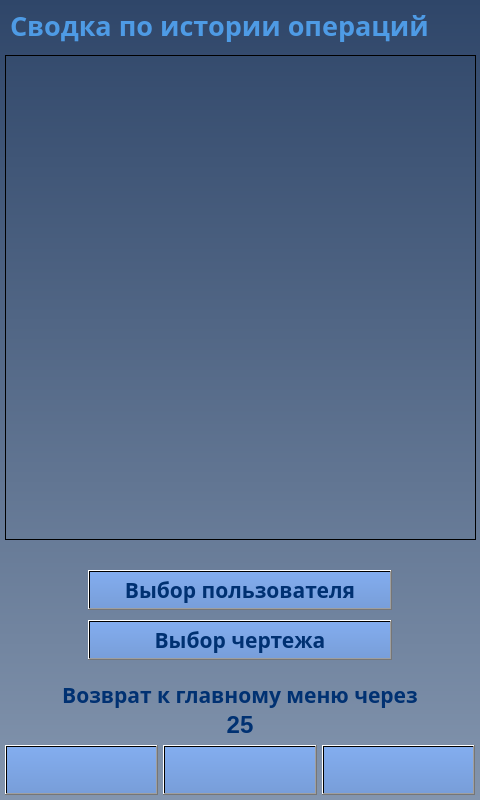
<?xml version="1.0" encoding="UTF-8"?>
<ui version="4.0">
 <class>screen_21_summary</class>
 <widget class="QWidget" name="screen_21_summary">
  <property name="geometry">
   <rect>
    <x>0</x>
    <y>0</y>
    <width>480</width>
    <height>800</height>
   </rect>
  </property>
  <property name="windowTitle">
   <string>screen_21_summary</string>
  </property>
  <property name="styleSheet">
   <string notr="true">background-color: qlineargradient(spread:pad, x1:0.5, y1:0, x2:0.5, y2:1, stop:0 rgba(47, 70, 105, 255), stop:1 rgba(131, 149, 174, 255));</string>
  </property>
  <widget class="QPushButton" name="btn_up">
   <property name="enabled">
    <bool>true</bool>
   </property>
   <property name="geometry">
    <rect>
     <x>5</x>
     <y>745</y>
     <width>153</width>
     <height>50</height>
    </rect>
   </property>
   <property name="minimumSize">
    <size>
     <width>0</width>
     <height>0</height>
    </size>
   </property>
   <property name="font">
    <font>
     <family>Arial Black</family>
     <pointsize>16</pointsize>
     <weight>75</weight>
     <bold>true</bold>
    </font>
   </property>
   <property name="styleSheet">
    <string notr="true">background-color: qlineargradient(spread:pad, x1:0.5, y1:0, x2:0.5, y2:1, stop:0 rgba(131, 173, 239, 255), stop:1 rgba(120, 158, 217, 255));
color: rgb(0, 49, 114);</string>
   </property>
   <property name="text">
    <string/>
   </property>
   <property name="icon">
    <iconset>
     <normaloff>img/btn_ico_up.png</normaloff>img/btn_ico_up.png</iconset>
   </property>
   <property name="iconSize">
    <size>
     <width>51</width>
     <height>51</height>
    </size>
   </property>
  </widget>
  <widget class="QPushButton" name="btn_back">
   <property name="enabled">
    <bool>true</bool>
   </property>
   <property name="geometry">
    <rect>
     <x>163</x>
     <y>745</y>
     <width>154</width>
     <height>50</height>
    </rect>
   </property>
   <property name="minimumSize">
    <size>
     <width>0</width>
     <height>0</height>
    </size>
   </property>
   <property name="font">
    <font>
     <family>Arial Black</family>
     <pointsize>16</pointsize>
     <weight>75</weight>
     <bold>true</bold>
    </font>
   </property>
   <property name="styleSheet">
    <string notr="true">background-color: qlineargradient(spread:pad, x1:0.5, y1:0, x2:0.5, y2:1, stop:0 rgba(131, 173, 239, 255), stop:1 rgba(120, 158, 217, 255));
color: rgb(0, 49, 114);</string>
   </property>
   <property name="text">
    <string/>
   </property>
   <property name="icon">
    <iconset>
     <normaloff>img/btn_ico_back.png</normaloff>img/btn_ico_back.png</iconset>
   </property>
   <property name="iconSize">
    <size>
     <width>51</width>
     <height>51</height>
    </size>
   </property>
  </widget>
  <widget class="QLabel" name="lbl_info_1">
   <property name="enabled">
    <bool>true</bool>
   </property>
   <property name="geometry">
    <rect>
     <x>10</x>
     <y>5</y>
     <width>451</width>
     <height>40</height>
    </rect>
   </property>
   <property name="font">
    <font>
     <family>Arial Black</family>
     <pointsize>20</pointsize>
     <weight>75</weight>
     <bold>true</bold>
    </font>
   </property>
   <property name="layoutDirection">
    <enum>Qt::LeftToRight</enum>
   </property>
   <property name="styleSheet">
    <string notr="true">color: rgb(78, 155, 229);
background-color: qlineargradient(spread:pad, x1:0, y1:0, x2:1, y2:0, stop:0 rgba(0, 0, 0, 0), stop:1 rgba(255, 255, 255, 0));</string>
   </property>
   <property name="text">
    <string>Сводка по истории операций</string>
   </property>
  </widget>
  <widget class="QListWidget" name="listWidget">
   <property name="enabled">
    <bool>true</bool>
   </property>
   <property name="geometry">
    <rect>
     <x>5</x>
     <y>55</y>
     <width>471</width>
     <height>485</height>
    </rect>
   </property>
   <property name="whatsThis">
    <string>&lt;html&gt;&lt;head/&gt;&lt;body&gt;&lt;p&gt;&lt;br/&gt;&lt;/p&gt;&lt;/body&gt;&lt;/html&gt;</string>
   </property>
   <property name="styleSheet">
    <string notr="true">background-color: qlineargradient(spread:pad, x1:0, y1:0, x2:1, y2:0, stop:0 rgba(0, 0, 0, 0), stop:1 rgba(255, 255, 255, 0));</string>
   </property>
  </widget>
  <widget class="QLabel" name="lbl_timeout_back">
   <property name="geometry">
    <rect>
     <x>50</x>
     <y>710</y>
     <width>380</width>
     <height>30</height>
    </rect>
   </property>
   <property name="palette">
    <palette>
     <active>
      <colorrole role="WindowText">
       <brush brushstyle="SolidPattern">
        <color alpha="255">
         <red>0</red>
         <green>49</green>
         <blue>114</blue>
        </color>
       </brush>
      </colorrole>
      <colorrole role="Button">
       <brush brushstyle="LinearGradientPattern">
        <gradient startx="0.000000000000000" starty="0.000000000000000" endx="1.000000000000000" endy="0.000000000000000" type="LinearGradient" spread="PadSpread" coordinatemode="ObjectBoundingMode">
         <gradientstop position="0.000000000000000">
          <color alpha="0">
           <red>0</red>
           <green>0</green>
           <blue>0</blue>
          </color>
         </gradientstop>
         <gradientstop position="1.000000000000000">
          <color alpha="0">
           <red>255</red>
           <green>255</green>
           <blue>255</blue>
          </color>
         </gradientstop>
        </gradient>
       </brush>
      </colorrole>
      <colorrole role="Text">
       <brush brushstyle="SolidPattern">
        <color alpha="255">
         <red>0</red>
         <green>49</green>
         <blue>114</blue>
        </color>
       </brush>
      </colorrole>
      <colorrole role="ButtonText">
       <brush brushstyle="SolidPattern">
        <color alpha="255">
         <red>0</red>
         <green>49</green>
         <blue>114</blue>
        </color>
       </brush>
      </colorrole>
      <colorrole role="Base">
       <brush brushstyle="LinearGradientPattern">
        <gradient startx="0.000000000000000" starty="0.000000000000000" endx="1.000000000000000" endy="0.000000000000000" type="LinearGradient" spread="PadSpread" coordinatemode="ObjectBoundingMode">
         <gradientstop position="0.000000000000000">
          <color alpha="0">
           <red>0</red>
           <green>0</green>
           <blue>0</blue>
          </color>
         </gradientstop>
         <gradientstop position="1.000000000000000">
          <color alpha="0">
           <red>255</red>
           <green>255</green>
           <blue>255</blue>
          </color>
         </gradientstop>
        </gradient>
       </brush>
      </colorrole>
      <colorrole role="Window">
       <brush brushstyle="LinearGradientPattern">
        <gradient startx="0.000000000000000" starty="0.000000000000000" endx="1.000000000000000" endy="0.000000000000000" type="LinearGradient" spread="PadSpread" coordinatemode="ObjectBoundingMode">
         <gradientstop position="0.000000000000000">
          <color alpha="0">
           <red>0</red>
           <green>0</green>
           <blue>0</blue>
          </color>
         </gradientstop>
         <gradientstop position="1.000000000000000">
          <color alpha="0">
           <red>255</red>
           <green>255</green>
           <blue>255</blue>
          </color>
         </gradientstop>
        </gradient>
       </brush>
      </colorrole>
      <colorrole role="PlaceholderText">
       <brush brushstyle="NoBrush">
        <color alpha="128">
         <red>0</red>
         <green>49</green>
         <blue>114</blue>
        </color>
       </brush>
      </colorrole>
     </active>
     <inactive>
      <colorrole role="WindowText">
       <brush brushstyle="SolidPattern">
        <color alpha="255">
         <red>0</red>
         <green>49</green>
         <blue>114</blue>
        </color>
       </brush>
      </colorrole>
      <colorrole role="Button">
       <brush brushstyle="LinearGradientPattern">
        <gradient startx="0.000000000000000" starty="0.000000000000000" endx="1.000000000000000" endy="0.000000000000000" type="LinearGradient" spread="PadSpread" coordinatemode="ObjectBoundingMode">
         <gradientstop position="0.000000000000000">
          <color alpha="0">
           <red>0</red>
           <green>0</green>
           <blue>0</blue>
          </color>
         </gradientstop>
         <gradientstop position="1.000000000000000">
          <color alpha="0">
           <red>255</red>
           <green>255</green>
           <blue>255</blue>
          </color>
         </gradientstop>
        </gradient>
       </brush>
      </colorrole>
      <colorrole role="Text">
       <brush brushstyle="SolidPattern">
        <color alpha="255">
         <red>0</red>
         <green>49</green>
         <blue>114</blue>
        </color>
       </brush>
      </colorrole>
      <colorrole role="ButtonText">
       <brush brushstyle="SolidPattern">
        <color alpha="255">
         <red>0</red>
         <green>49</green>
         <blue>114</blue>
        </color>
       </brush>
      </colorrole>
      <colorrole role="Base">
       <brush brushstyle="LinearGradientPattern">
        <gradient startx="0.000000000000000" starty="0.000000000000000" endx="1.000000000000000" endy="0.000000000000000" type="LinearGradient" spread="PadSpread" coordinatemode="ObjectBoundingMode">
         <gradientstop position="0.000000000000000">
          <color alpha="0">
           <red>0</red>
           <green>0</green>
           <blue>0</blue>
          </color>
         </gradientstop>
         <gradientstop position="1.000000000000000">
          <color alpha="0">
           <red>255</red>
           <green>255</green>
           <blue>255</blue>
          </color>
         </gradientstop>
        </gradient>
       </brush>
      </colorrole>
      <colorrole role="Window">
       <brush brushstyle="LinearGradientPattern">
        <gradient startx="0.000000000000000" starty="0.000000000000000" endx="1.000000000000000" endy="0.000000000000000" type="LinearGradient" spread="PadSpread" coordinatemode="ObjectBoundingMode">
         <gradientstop position="0.000000000000000">
          <color alpha="0">
           <red>0</red>
           <green>0</green>
           <blue>0</blue>
          </color>
         </gradientstop>
         <gradientstop position="1.000000000000000">
          <color alpha="0">
           <red>255</red>
           <green>255</green>
           <blue>255</blue>
          </color>
         </gradientstop>
        </gradient>
       </brush>
      </colorrole>
      <colorrole role="PlaceholderText">
       <brush brushstyle="NoBrush">
        <color alpha="128">
         <red>0</red>
         <green>49</green>
         <blue>114</blue>
        </color>
       </brush>
      </colorrole>
     </inactive>
     <disabled>
      <colorrole role="WindowText">
       <brush brushstyle="SolidPattern">
        <color alpha="255">
         <red>0</red>
         <green>49</green>
         <blue>114</blue>
        </color>
       </brush>
      </colorrole>
      <colorrole role="Button">
       <brush brushstyle="LinearGradientPattern">
        <gradient startx="0.000000000000000" starty="0.000000000000000" endx="1.000000000000000" endy="0.000000000000000" type="LinearGradient" spread="PadSpread" coordinatemode="ObjectBoundingMode">
         <gradientstop position="0.000000000000000">
          <color alpha="0">
           <red>0</red>
           <green>0</green>
           <blue>0</blue>
          </color>
         </gradientstop>
         <gradientstop position="1.000000000000000">
          <color alpha="0">
           <red>255</red>
           <green>255</green>
           <blue>255</blue>
          </color>
         </gradientstop>
        </gradient>
       </brush>
      </colorrole>
      <colorrole role="Text">
       <brush brushstyle="SolidPattern">
        <color alpha="255">
         <red>0</red>
         <green>49</green>
         <blue>114</blue>
        </color>
       </brush>
      </colorrole>
      <colorrole role="ButtonText">
       <brush brushstyle="SolidPattern">
        <color alpha="255">
         <red>0</red>
         <green>49</green>
         <blue>114</blue>
        </color>
       </brush>
      </colorrole>
      <colorrole role="Base">
       <brush brushstyle="LinearGradientPattern">
        <gradient startx="0.000000000000000" starty="0.000000000000000" endx="1.000000000000000" endy="0.000000000000000" type="LinearGradient" spread="PadSpread" coordinatemode="ObjectBoundingMode">
         <gradientstop position="0.000000000000000">
          <color alpha="0">
           <red>0</red>
           <green>0</green>
           <blue>0</blue>
          </color>
         </gradientstop>
         <gradientstop position="1.000000000000000">
          <color alpha="0">
           <red>255</red>
           <green>255</green>
           <blue>255</blue>
          </color>
         </gradientstop>
        </gradient>
       </brush>
      </colorrole>
      <colorrole role="Window">
       <brush brushstyle="LinearGradientPattern">
        <gradient startx="0.000000000000000" starty="0.000000000000000" endx="1.000000000000000" endy="0.000000000000000" type="LinearGradient" spread="PadSpread" coordinatemode="ObjectBoundingMode">
         <gradientstop position="0.000000000000000">
          <color alpha="0">
           <red>0</red>
           <green>0</green>
           <blue>0</blue>
          </color>
         </gradientstop>
         <gradientstop position="1.000000000000000">
          <color alpha="0">
           <red>255</red>
           <green>255</green>
           <blue>255</blue>
          </color>
         </gradientstop>
        </gradient>
       </brush>
      </colorrole>
      <colorrole role="PlaceholderText">
       <brush brushstyle="NoBrush">
        <color alpha="128">
         <red>0</red>
         <green>49</green>
         <blue>114</blue>
        </color>
       </brush>
      </colorrole>
     </disabled>
    </palette>
   </property>
   <property name="font">
    <font>
     <pointsize>18</pointsize>
     <weight>75</weight>
     <bold>true</bold>
    </font>
   </property>
   <property name="styleSheet">
    <string notr="true">color: rgb(0, 49, 114);
background-color: qlineargradient(spread:pad, x1:0, y1:0, x2:1, y2:0, stop:0 rgba(0, 0, 0, 0), stop:1 rgba(255, 255, 255, 0));</string>
   </property>
   <property name="text">
    <string>25</string>
   </property>
   <property name="alignment">
    <set>Qt::AlignCenter</set>
   </property>
  </widget>
  <widget class="QLabel" name="lbl_info_2">
   <property name="geometry">
    <rect>
     <x>50</x>
     <y>680</y>
     <width>380</width>
     <height>30</height>
    </rect>
   </property>
   <property name="palette">
    <palette>
     <active>
      <colorrole role="WindowText">
       <brush brushstyle="SolidPattern">
        <color alpha="255">
         <red>0</red>
         <green>49</green>
         <blue>114</blue>
        </color>
       </brush>
      </colorrole>
      <colorrole role="Button">
       <brush brushstyle="LinearGradientPattern">
        <gradient startx="0.000000000000000" starty="0.000000000000000" endx="1.000000000000000" endy="0.000000000000000" type="LinearGradient" spread="PadSpread" coordinatemode="ObjectBoundingMode">
         <gradientstop position="0.000000000000000">
          <color alpha="0">
           <red>0</red>
           <green>0</green>
           <blue>0</blue>
          </color>
         </gradientstop>
         <gradientstop position="1.000000000000000">
          <color alpha="0">
           <red>255</red>
           <green>255</green>
           <blue>255</blue>
          </color>
         </gradientstop>
        </gradient>
       </brush>
      </colorrole>
      <colorrole role="Text">
       <brush brushstyle="SolidPattern">
        <color alpha="255">
         <red>0</red>
         <green>49</green>
         <blue>114</blue>
        </color>
       </brush>
      </colorrole>
      <colorrole role="ButtonText">
       <brush brushstyle="SolidPattern">
        <color alpha="255">
         <red>0</red>
         <green>49</green>
         <blue>114</blue>
        </color>
       </brush>
      </colorrole>
      <colorrole role="Base">
       <brush brushstyle="LinearGradientPattern">
        <gradient startx="0.000000000000000" starty="0.000000000000000" endx="1.000000000000000" endy="0.000000000000000" type="LinearGradient" spread="PadSpread" coordinatemode="ObjectBoundingMode">
         <gradientstop position="0.000000000000000">
          <color alpha="0">
           <red>0</red>
           <green>0</green>
           <blue>0</blue>
          </color>
         </gradientstop>
         <gradientstop position="1.000000000000000">
          <color alpha="0">
           <red>255</red>
           <green>255</green>
           <blue>255</blue>
          </color>
         </gradientstop>
        </gradient>
       </brush>
      </colorrole>
      <colorrole role="Window">
       <brush brushstyle="LinearGradientPattern">
        <gradient startx="0.000000000000000" starty="0.000000000000000" endx="1.000000000000000" endy="0.000000000000000" type="LinearGradient" spread="PadSpread" coordinatemode="ObjectBoundingMode">
         <gradientstop position="0.000000000000000">
          <color alpha="0">
           <red>0</red>
           <green>0</green>
           <blue>0</blue>
          </color>
         </gradientstop>
         <gradientstop position="1.000000000000000">
          <color alpha="0">
           <red>255</red>
           <green>255</green>
           <blue>255</blue>
          </color>
         </gradientstop>
        </gradient>
       </brush>
      </colorrole>
      <colorrole role="PlaceholderText">
       <brush brushstyle="NoBrush">
        <color alpha="128">
         <red>0</red>
         <green>49</green>
         <blue>114</blue>
        </color>
       </brush>
      </colorrole>
     </active>
     <inactive>
      <colorrole role="WindowText">
       <brush brushstyle="SolidPattern">
        <color alpha="255">
         <red>0</red>
         <green>49</green>
         <blue>114</blue>
        </color>
       </brush>
      </colorrole>
      <colorrole role="Button">
       <brush brushstyle="LinearGradientPattern">
        <gradient startx="0.000000000000000" starty="0.000000000000000" endx="1.000000000000000" endy="0.000000000000000" type="LinearGradient" spread="PadSpread" coordinatemode="ObjectBoundingMode">
         <gradientstop position="0.000000000000000">
          <color alpha="0">
           <red>0</red>
           <green>0</green>
           <blue>0</blue>
          </color>
         </gradientstop>
         <gradientstop position="1.000000000000000">
          <color alpha="0">
           <red>255</red>
           <green>255</green>
           <blue>255</blue>
          </color>
         </gradientstop>
        </gradient>
       </brush>
      </colorrole>
      <colorrole role="Text">
       <brush brushstyle="SolidPattern">
        <color alpha="255">
         <red>0</red>
         <green>49</green>
         <blue>114</blue>
        </color>
       </brush>
      </colorrole>
      <colorrole role="ButtonText">
       <brush brushstyle="SolidPattern">
        <color alpha="255">
         <red>0</red>
         <green>49</green>
         <blue>114</blue>
        </color>
       </brush>
      </colorrole>
      <colorrole role="Base">
       <brush brushstyle="LinearGradientPattern">
        <gradient startx="0.000000000000000" starty="0.000000000000000" endx="1.000000000000000" endy="0.000000000000000" type="LinearGradient" spread="PadSpread" coordinatemode="ObjectBoundingMode">
         <gradientstop position="0.000000000000000">
          <color alpha="0">
           <red>0</red>
           <green>0</green>
           <blue>0</blue>
          </color>
         </gradientstop>
         <gradientstop position="1.000000000000000">
          <color alpha="0">
           <red>255</red>
           <green>255</green>
           <blue>255</blue>
          </color>
         </gradientstop>
        </gradient>
       </brush>
      </colorrole>
      <colorrole role="Window">
       <brush brushstyle="LinearGradientPattern">
        <gradient startx="0.000000000000000" starty="0.000000000000000" endx="1.000000000000000" endy="0.000000000000000" type="LinearGradient" spread="PadSpread" coordinatemode="ObjectBoundingMode">
         <gradientstop position="0.000000000000000">
          <color alpha="0">
           <red>0</red>
           <green>0</green>
           <blue>0</blue>
          </color>
         </gradientstop>
         <gradientstop position="1.000000000000000">
          <color alpha="0">
           <red>255</red>
           <green>255</green>
           <blue>255</blue>
          </color>
         </gradientstop>
        </gradient>
       </brush>
      </colorrole>
      <colorrole role="PlaceholderText">
       <brush brushstyle="NoBrush">
        <color alpha="128">
         <red>0</red>
         <green>49</green>
         <blue>114</blue>
        </color>
       </brush>
      </colorrole>
     </inactive>
     <disabled>
      <colorrole role="WindowText">
       <brush brushstyle="SolidPattern">
        <color alpha="255">
         <red>0</red>
         <green>49</green>
         <blue>114</blue>
        </color>
       </brush>
      </colorrole>
      <colorrole role="Button">
       <brush brushstyle="LinearGradientPattern">
        <gradient startx="0.000000000000000" starty="0.000000000000000" endx="1.000000000000000" endy="0.000000000000000" type="LinearGradient" spread="PadSpread" coordinatemode="ObjectBoundingMode">
         <gradientstop position="0.000000000000000">
          <color alpha="0">
           <red>0</red>
           <green>0</green>
           <blue>0</blue>
          </color>
         </gradientstop>
         <gradientstop position="1.000000000000000">
          <color alpha="0">
           <red>255</red>
           <green>255</green>
           <blue>255</blue>
          </color>
         </gradientstop>
        </gradient>
       </brush>
      </colorrole>
      <colorrole role="Text">
       <brush brushstyle="SolidPattern">
        <color alpha="255">
         <red>0</red>
         <green>49</green>
         <blue>114</blue>
        </color>
       </brush>
      </colorrole>
      <colorrole role="ButtonText">
       <brush brushstyle="SolidPattern">
        <color alpha="255">
         <red>0</red>
         <green>49</green>
         <blue>114</blue>
        </color>
       </brush>
      </colorrole>
      <colorrole role="Base">
       <brush brushstyle="LinearGradientPattern">
        <gradient startx="0.000000000000000" starty="0.000000000000000" endx="1.000000000000000" endy="0.000000000000000" type="LinearGradient" spread="PadSpread" coordinatemode="ObjectBoundingMode">
         <gradientstop position="0.000000000000000">
          <color alpha="0">
           <red>0</red>
           <green>0</green>
           <blue>0</blue>
          </color>
         </gradientstop>
         <gradientstop position="1.000000000000000">
          <color alpha="0">
           <red>255</red>
           <green>255</green>
           <blue>255</blue>
          </color>
         </gradientstop>
        </gradient>
       </brush>
      </colorrole>
      <colorrole role="Window">
       <brush brushstyle="LinearGradientPattern">
        <gradient startx="0.000000000000000" starty="0.000000000000000" endx="1.000000000000000" endy="0.000000000000000" type="LinearGradient" spread="PadSpread" coordinatemode="ObjectBoundingMode">
         <gradientstop position="0.000000000000000">
          <color alpha="0">
           <red>0</red>
           <green>0</green>
           <blue>0</blue>
          </color>
         </gradientstop>
         <gradientstop position="1.000000000000000">
          <color alpha="0">
           <red>255</red>
           <green>255</green>
           <blue>255</blue>
          </color>
         </gradientstop>
        </gradient>
       </brush>
      </colorrole>
      <colorrole role="PlaceholderText">
       <brush brushstyle="NoBrush">
        <color alpha="128">
         <red>0</red>
         <green>49</green>
         <blue>114</blue>
        </color>
       </brush>
      </colorrole>
     </disabled>
    </palette>
   </property>
   <property name="font">
    <font>
     <family>Dubai</family>
     <pointsize>16</pointsize>
     <weight>75</weight>
     <bold>true</bold>
    </font>
   </property>
   <property name="styleSheet">
    <string notr="true">color: rgb(0, 49, 114);
background-color: qlineargradient(spread:pad, x1:0, y1:0, x2:1, y2:0, stop:0 rgba(0, 0, 0, 0), stop:1 rgba(255, 255, 255, 0));</string>
   </property>
   <property name="text">
    <string>Возврат к главному меню через</string>
   </property>
   <property name="alignment">
    <set>Qt::AlignCenter</set>
   </property>
  </widget>
  <widget class="QPushButton" name="btn_select_plans">
   <property name="geometry">
    <rect>
     <x>88</x>
     <y>620</y>
     <width>304</width>
     <height>40</height>
    </rect>
   </property>
   <property name="palette">
    <palette>
     <active>
      <colorrole role="WindowText">
       <brush brushstyle="SolidPattern">
        <color alpha="255">
         <red>0</red>
         <green>49</green>
         <blue>114</blue>
        </color>
       </brush>
      </colorrole>
      <colorrole role="Button">
       <brush brushstyle="LinearGradientPattern">
        <gradient startx="0.500000000000000" starty="0.000000000000000" endx="0.500000000000000" endy="1.000000000000000" type="LinearGradient" spread="PadSpread" coordinatemode="ObjectBoundingMode">
         <gradientstop position="0.000000000000000">
          <color alpha="255">
           <red>131</red>
           <green>173</green>
           <blue>239</blue>
          </color>
         </gradientstop>
         <gradientstop position="1.000000000000000">
          <color alpha="255">
           <red>120</red>
           <green>158</green>
           <blue>217</blue>
          </color>
         </gradientstop>
        </gradient>
       </brush>
      </colorrole>
      <colorrole role="Text">
       <brush brushstyle="SolidPattern">
        <color alpha="255">
         <red>0</red>
         <green>49</green>
         <blue>114</blue>
        </color>
       </brush>
      </colorrole>
      <colorrole role="ButtonText">
       <brush brushstyle="SolidPattern">
        <color alpha="255">
         <red>0</red>
         <green>49</green>
         <blue>114</blue>
        </color>
       </brush>
      </colorrole>
      <colorrole role="Base">
       <brush brushstyle="LinearGradientPattern">
        <gradient startx="0.500000000000000" starty="0.000000000000000" endx="0.500000000000000" endy="1.000000000000000" type="LinearGradient" spread="PadSpread" coordinatemode="ObjectBoundingMode">
         <gradientstop position="0.000000000000000">
          <color alpha="255">
           <red>131</red>
           <green>173</green>
           <blue>239</blue>
          </color>
         </gradientstop>
         <gradientstop position="1.000000000000000">
          <color alpha="255">
           <red>120</red>
           <green>158</green>
           <blue>217</blue>
          </color>
         </gradientstop>
        </gradient>
       </brush>
      </colorrole>
      <colorrole role="Window">
       <brush brushstyle="LinearGradientPattern">
        <gradient startx="0.500000000000000" starty="0.000000000000000" endx="0.500000000000000" endy="1.000000000000000" type="LinearGradient" spread="PadSpread" coordinatemode="ObjectBoundingMode">
         <gradientstop position="0.000000000000000">
          <color alpha="255">
           <red>131</red>
           <green>173</green>
           <blue>239</blue>
          </color>
         </gradientstop>
         <gradientstop position="1.000000000000000">
          <color alpha="255">
           <red>120</red>
           <green>158</green>
           <blue>217</blue>
          </color>
         </gradientstop>
        </gradient>
       </brush>
      </colorrole>
      <colorrole role="PlaceholderText">
       <brush brushstyle="NoBrush">
        <color alpha="128">
         <red>0</red>
         <green>49</green>
         <blue>114</blue>
        </color>
       </brush>
      </colorrole>
     </active>
     <inactive>
      <colorrole role="WindowText">
       <brush brushstyle="SolidPattern">
        <color alpha="255">
         <red>0</red>
         <green>49</green>
         <blue>114</blue>
        </color>
       </brush>
      </colorrole>
      <colorrole role="Button">
       <brush brushstyle="LinearGradientPattern">
        <gradient startx="0.500000000000000" starty="0.000000000000000" endx="0.500000000000000" endy="1.000000000000000" type="LinearGradient" spread="PadSpread" coordinatemode="ObjectBoundingMode">
         <gradientstop position="0.000000000000000">
          <color alpha="255">
           <red>131</red>
           <green>173</green>
           <blue>239</blue>
          </color>
         </gradientstop>
         <gradientstop position="1.000000000000000">
          <color alpha="255">
           <red>120</red>
           <green>158</green>
           <blue>217</blue>
          </color>
         </gradientstop>
        </gradient>
       </brush>
      </colorrole>
      <colorrole role="Text">
       <brush brushstyle="SolidPattern">
        <color alpha="255">
         <red>0</red>
         <green>49</green>
         <blue>114</blue>
        </color>
       </brush>
      </colorrole>
      <colorrole role="ButtonText">
       <brush brushstyle="SolidPattern">
        <color alpha="255">
         <red>0</red>
         <green>49</green>
         <blue>114</blue>
        </color>
       </brush>
      </colorrole>
      <colorrole role="Base">
       <brush brushstyle="LinearGradientPattern">
        <gradient startx="0.500000000000000" starty="0.000000000000000" endx="0.500000000000000" endy="1.000000000000000" type="LinearGradient" spread="PadSpread" coordinatemode="ObjectBoundingMode">
         <gradientstop position="0.000000000000000">
          <color alpha="255">
           <red>131</red>
           <green>173</green>
           <blue>239</blue>
          </color>
         </gradientstop>
         <gradientstop position="1.000000000000000">
          <color alpha="255">
           <red>120</red>
           <green>158</green>
           <blue>217</blue>
          </color>
         </gradientstop>
        </gradient>
       </brush>
      </colorrole>
      <colorrole role="Window">
       <brush brushstyle="LinearGradientPattern">
        <gradient startx="0.500000000000000" starty="0.000000000000000" endx="0.500000000000000" endy="1.000000000000000" type="LinearGradient" spread="PadSpread" coordinatemode="ObjectBoundingMode">
         <gradientstop position="0.000000000000000">
          <color alpha="255">
           <red>131</red>
           <green>173</green>
           <blue>239</blue>
          </color>
         </gradientstop>
         <gradientstop position="1.000000000000000">
          <color alpha="255">
           <red>120</red>
           <green>158</green>
           <blue>217</blue>
          </color>
         </gradientstop>
        </gradient>
       </brush>
      </colorrole>
      <colorrole role="PlaceholderText">
       <brush brushstyle="NoBrush">
        <color alpha="128">
         <red>0</red>
         <green>49</green>
         <blue>114</blue>
        </color>
       </brush>
      </colorrole>
     </inactive>
     <disabled>
      <colorrole role="WindowText">
       <brush brushstyle="SolidPattern">
        <color alpha="255">
         <red>0</red>
         <green>49</green>
         <blue>114</blue>
        </color>
       </brush>
      </colorrole>
      <colorrole role="Button">
       <brush brushstyle="LinearGradientPattern">
        <gradient startx="0.500000000000000" starty="0.000000000000000" endx="0.500000000000000" endy="1.000000000000000" type="LinearGradient" spread="PadSpread" coordinatemode="ObjectBoundingMode">
         <gradientstop position="0.000000000000000">
          <color alpha="255">
           <red>131</red>
           <green>173</green>
           <blue>239</blue>
          </color>
         </gradientstop>
         <gradientstop position="1.000000000000000">
          <color alpha="255">
           <red>120</red>
           <green>158</green>
           <blue>217</blue>
          </color>
         </gradientstop>
        </gradient>
       </brush>
      </colorrole>
      <colorrole role="Text">
       <brush brushstyle="SolidPattern">
        <color alpha="255">
         <red>0</red>
         <green>49</green>
         <blue>114</blue>
        </color>
       </brush>
      </colorrole>
      <colorrole role="ButtonText">
       <brush brushstyle="SolidPattern">
        <color alpha="255">
         <red>0</red>
         <green>49</green>
         <blue>114</blue>
        </color>
       </brush>
      </colorrole>
      <colorrole role="Base">
       <brush brushstyle="LinearGradientPattern">
        <gradient startx="0.500000000000000" starty="0.000000000000000" endx="0.500000000000000" endy="1.000000000000000" type="LinearGradient" spread="PadSpread" coordinatemode="ObjectBoundingMode">
         <gradientstop position="0.000000000000000">
          <color alpha="255">
           <red>131</red>
           <green>173</green>
           <blue>239</blue>
          </color>
         </gradientstop>
         <gradientstop position="1.000000000000000">
          <color alpha="255">
           <red>120</red>
           <green>158</green>
           <blue>217</blue>
          </color>
         </gradientstop>
        </gradient>
       </brush>
      </colorrole>
      <colorrole role="Window">
       <brush brushstyle="LinearGradientPattern">
        <gradient startx="0.500000000000000" starty="0.000000000000000" endx="0.500000000000000" endy="1.000000000000000" type="LinearGradient" spread="PadSpread" coordinatemode="ObjectBoundingMode">
         <gradientstop position="0.000000000000000">
          <color alpha="255">
           <red>131</red>
           <green>173</green>
           <blue>239</blue>
          </color>
         </gradientstop>
         <gradientstop position="1.000000000000000">
          <color alpha="255">
           <red>120</red>
           <green>158</green>
           <blue>217</blue>
          </color>
         </gradientstop>
        </gradient>
       </brush>
      </colorrole>
      <colorrole role="PlaceholderText">
       <brush brushstyle="NoBrush">
        <color alpha="128">
         <red>0</red>
         <green>49</green>
         <blue>114</blue>
        </color>
       </brush>
      </colorrole>
     </disabled>
    </palette>
   </property>
   <property name="font">
    <font>
     <family>Arial Black</family>
     <pointsize>16</pointsize>
     <weight>75</weight>
     <bold>true</bold>
    </font>
   </property>
   <property name="contextMenuPolicy">
    <enum>Qt::DefaultContextMenu</enum>
   </property>
   <property name="layoutDirection">
    <enum>Qt::LeftToRight</enum>
   </property>
   <property name="styleSheet">
    <string notr="true">background-color: qlineargradient(spread:pad, x1:0.5, y1:0, x2:0.5, y2:1, stop:0 rgba(131, 173, 239, 255), stop:1 rgba(120, 158, 217, 255));
color: rgb(0, 49, 114);</string>
   </property>
   <property name="text">
    <string>Выбор чертежа</string>
   </property>
  </widget>
  <widget class="QPushButton" name="btn_down">
   <property name="enabled">
    <bool>true</bool>
   </property>
   <property name="geometry">
    <rect>
     <x>322</x>
     <y>745</y>
     <width>153</width>
     <height>50</height>
    </rect>
   </property>
   <property name="minimumSize">
    <size>
     <width>0</width>
     <height>0</height>
    </size>
   </property>
   <property name="font">
    <font>
     <family>Arial Black</family>
     <pointsize>16</pointsize>
     <weight>75</weight>
     <bold>true</bold>
    </font>
   </property>
   <property name="styleSheet">
    <string notr="true">background-color: qlineargradient(spread:pad, x1:0.5, y1:0, x2:0.5, y2:1, stop:0 rgba(131, 173, 239, 255), stop:1 rgba(120, 158, 217, 255));
color: rgb(0, 49, 114);</string>
   </property>
   <property name="text">
    <string/>
   </property>
   <property name="icon">
    <iconset>
     <normaloff>img/btn_ico_down.png</normaloff>img/btn_ico_down.png</iconset>
   </property>
   <property name="iconSize">
    <size>
     <width>51</width>
     <height>51</height>
    </size>
   </property>
  </widget>
  <widget class="QPushButton" name="btn_select_users">
   <property name="geometry">
    <rect>
     <x>88</x>
     <y>570</y>
     <width>304</width>
     <height>40</height>
    </rect>
   </property>
   <property name="palette">
    <palette>
     <active>
      <colorrole role="WindowText">
       <brush brushstyle="SolidPattern">
        <color alpha="255">
         <red>0</red>
         <green>49</green>
         <blue>114</blue>
        </color>
       </brush>
      </colorrole>
      <colorrole role="Button">
       <brush brushstyle="LinearGradientPattern">
        <gradient startx="0.500000000000000" starty="0.000000000000000" endx="0.500000000000000" endy="1.000000000000000" type="LinearGradient" spread="PadSpread" coordinatemode="ObjectBoundingMode">
         <gradientstop position="0.000000000000000">
          <color alpha="255">
           <red>131</red>
           <green>173</green>
           <blue>239</blue>
          </color>
         </gradientstop>
         <gradientstop position="1.000000000000000">
          <color alpha="255">
           <red>120</red>
           <green>158</green>
           <blue>217</blue>
          </color>
         </gradientstop>
        </gradient>
       </brush>
      </colorrole>
      <colorrole role="Text">
       <brush brushstyle="SolidPattern">
        <color alpha="255">
         <red>0</red>
         <green>49</green>
         <blue>114</blue>
        </color>
       </brush>
      </colorrole>
      <colorrole role="ButtonText">
       <brush brushstyle="SolidPattern">
        <color alpha="255">
         <red>0</red>
         <green>49</green>
         <blue>114</blue>
        </color>
       </brush>
      </colorrole>
      <colorrole role="Base">
       <brush brushstyle="LinearGradientPattern">
        <gradient startx="0.500000000000000" starty="0.000000000000000" endx="0.500000000000000" endy="1.000000000000000" type="LinearGradient" spread="PadSpread" coordinatemode="ObjectBoundingMode">
         <gradientstop position="0.000000000000000">
          <color alpha="255">
           <red>131</red>
           <green>173</green>
           <blue>239</blue>
          </color>
         </gradientstop>
         <gradientstop position="1.000000000000000">
          <color alpha="255">
           <red>120</red>
           <green>158</green>
           <blue>217</blue>
          </color>
         </gradientstop>
        </gradient>
       </brush>
      </colorrole>
      <colorrole role="Window">
       <brush brushstyle="LinearGradientPattern">
        <gradient startx="0.500000000000000" starty="0.000000000000000" endx="0.500000000000000" endy="1.000000000000000" type="LinearGradient" spread="PadSpread" coordinatemode="ObjectBoundingMode">
         <gradientstop position="0.000000000000000">
          <color alpha="255">
           <red>131</red>
           <green>173</green>
           <blue>239</blue>
          </color>
         </gradientstop>
         <gradientstop position="1.000000000000000">
          <color alpha="255">
           <red>120</red>
           <green>158</green>
           <blue>217</blue>
          </color>
         </gradientstop>
        </gradient>
       </brush>
      </colorrole>
      <colorrole role="PlaceholderText">
       <brush brushstyle="NoBrush">
        <color alpha="128">
         <red>0</red>
         <green>49</green>
         <blue>114</blue>
        </color>
       </brush>
      </colorrole>
     </active>
     <inactive>
      <colorrole role="WindowText">
       <brush brushstyle="SolidPattern">
        <color alpha="255">
         <red>0</red>
         <green>49</green>
         <blue>114</blue>
        </color>
       </brush>
      </colorrole>
      <colorrole role="Button">
       <brush brushstyle="LinearGradientPattern">
        <gradient startx="0.500000000000000" starty="0.000000000000000" endx="0.500000000000000" endy="1.000000000000000" type="LinearGradient" spread="PadSpread" coordinatemode="ObjectBoundingMode">
         <gradientstop position="0.000000000000000">
          <color alpha="255">
           <red>131</red>
           <green>173</green>
           <blue>239</blue>
          </color>
         </gradientstop>
         <gradientstop position="1.000000000000000">
          <color alpha="255">
           <red>120</red>
           <green>158</green>
           <blue>217</blue>
          </color>
         </gradientstop>
        </gradient>
       </brush>
      </colorrole>
      <colorrole role="Text">
       <brush brushstyle="SolidPattern">
        <color alpha="255">
         <red>0</red>
         <green>49</green>
         <blue>114</blue>
        </color>
       </brush>
      </colorrole>
      <colorrole role="ButtonText">
       <brush brushstyle="SolidPattern">
        <color alpha="255">
         <red>0</red>
         <green>49</green>
         <blue>114</blue>
        </color>
       </brush>
      </colorrole>
      <colorrole role="Base">
       <brush brushstyle="LinearGradientPattern">
        <gradient startx="0.500000000000000" starty="0.000000000000000" endx="0.500000000000000" endy="1.000000000000000" type="LinearGradient" spread="PadSpread" coordinatemode="ObjectBoundingMode">
         <gradientstop position="0.000000000000000">
          <color alpha="255">
           <red>131</red>
           <green>173</green>
           <blue>239</blue>
          </color>
         </gradientstop>
         <gradientstop position="1.000000000000000">
          <color alpha="255">
           <red>120</red>
           <green>158</green>
           <blue>217</blue>
          </color>
         </gradientstop>
        </gradient>
       </brush>
      </colorrole>
      <colorrole role="Window">
       <brush brushstyle="LinearGradientPattern">
        <gradient startx="0.500000000000000" starty="0.000000000000000" endx="0.500000000000000" endy="1.000000000000000" type="LinearGradient" spread="PadSpread" coordinatemode="ObjectBoundingMode">
         <gradientstop position="0.000000000000000">
          <color alpha="255">
           <red>131</red>
           <green>173</green>
           <blue>239</blue>
          </color>
         </gradientstop>
         <gradientstop position="1.000000000000000">
          <color alpha="255">
           <red>120</red>
           <green>158</green>
           <blue>217</blue>
          </color>
         </gradientstop>
        </gradient>
       </brush>
      </colorrole>
      <colorrole role="PlaceholderText">
       <brush brushstyle="NoBrush">
        <color alpha="128">
         <red>0</red>
         <green>49</green>
         <blue>114</blue>
        </color>
       </brush>
      </colorrole>
     </inactive>
     <disabled>
      <colorrole role="WindowText">
       <brush brushstyle="SolidPattern">
        <color alpha="255">
         <red>0</red>
         <green>49</green>
         <blue>114</blue>
        </color>
       </brush>
      </colorrole>
      <colorrole role="Button">
       <brush brushstyle="LinearGradientPattern">
        <gradient startx="0.500000000000000" starty="0.000000000000000" endx="0.500000000000000" endy="1.000000000000000" type="LinearGradient" spread="PadSpread" coordinatemode="ObjectBoundingMode">
         <gradientstop position="0.000000000000000">
          <color alpha="255">
           <red>131</red>
           <green>173</green>
           <blue>239</blue>
          </color>
         </gradientstop>
         <gradientstop position="1.000000000000000">
          <color alpha="255">
           <red>120</red>
           <green>158</green>
           <blue>217</blue>
          </color>
         </gradientstop>
        </gradient>
       </brush>
      </colorrole>
      <colorrole role="Text">
       <brush brushstyle="SolidPattern">
        <color alpha="255">
         <red>0</red>
         <green>49</green>
         <blue>114</blue>
        </color>
       </brush>
      </colorrole>
      <colorrole role="ButtonText">
       <brush brushstyle="SolidPattern">
        <color alpha="255">
         <red>0</red>
         <green>49</green>
         <blue>114</blue>
        </color>
       </brush>
      </colorrole>
      <colorrole role="Base">
       <brush brushstyle="LinearGradientPattern">
        <gradient startx="0.500000000000000" starty="0.000000000000000" endx="0.500000000000000" endy="1.000000000000000" type="LinearGradient" spread="PadSpread" coordinatemode="ObjectBoundingMode">
         <gradientstop position="0.000000000000000">
          <color alpha="255">
           <red>131</red>
           <green>173</green>
           <blue>239</blue>
          </color>
         </gradientstop>
         <gradientstop position="1.000000000000000">
          <color alpha="255">
           <red>120</red>
           <green>158</green>
           <blue>217</blue>
          </color>
         </gradientstop>
        </gradient>
       </brush>
      </colorrole>
      <colorrole role="Window">
       <brush brushstyle="LinearGradientPattern">
        <gradient startx="0.500000000000000" starty="0.000000000000000" endx="0.500000000000000" endy="1.000000000000000" type="LinearGradient" spread="PadSpread" coordinatemode="ObjectBoundingMode">
         <gradientstop position="0.000000000000000">
          <color alpha="255">
           <red>131</red>
           <green>173</green>
           <blue>239</blue>
          </color>
         </gradientstop>
         <gradientstop position="1.000000000000000">
          <color alpha="255">
           <red>120</red>
           <green>158</green>
           <blue>217</blue>
          </color>
         </gradientstop>
        </gradient>
       </brush>
      </colorrole>
      <colorrole role="PlaceholderText">
       <brush brushstyle="NoBrush">
        <color alpha="128">
         <red>0</red>
         <green>49</green>
         <blue>114</blue>
        </color>
       </brush>
      </colorrole>
     </disabled>
    </palette>
   </property>
   <property name="font">
    <font>
     <family>Arial Black</family>
     <pointsize>16</pointsize>
     <weight>75</weight>
     <bold>true</bold>
    </font>
   </property>
   <property name="contextMenuPolicy">
    <enum>Qt::DefaultContextMenu</enum>
   </property>
   <property name="layoutDirection">
    <enum>Qt::LeftToRight</enum>
   </property>
   <property name="styleSheet">
    <string notr="true">background-color: qlineargradient(spread:pad, x1:0.5, y1:0, x2:0.5, y2:1, stop:0 rgba(131, 173, 239, 255), stop:1 rgba(120, 158, 217, 255));
color: rgb(0, 49, 114);</string>
   </property>
   <property name="text">
    <string>Выбор пользователя</string>
   </property>
  </widget>
 </widget>
 <resources/>
 <connections/>
</ui>
